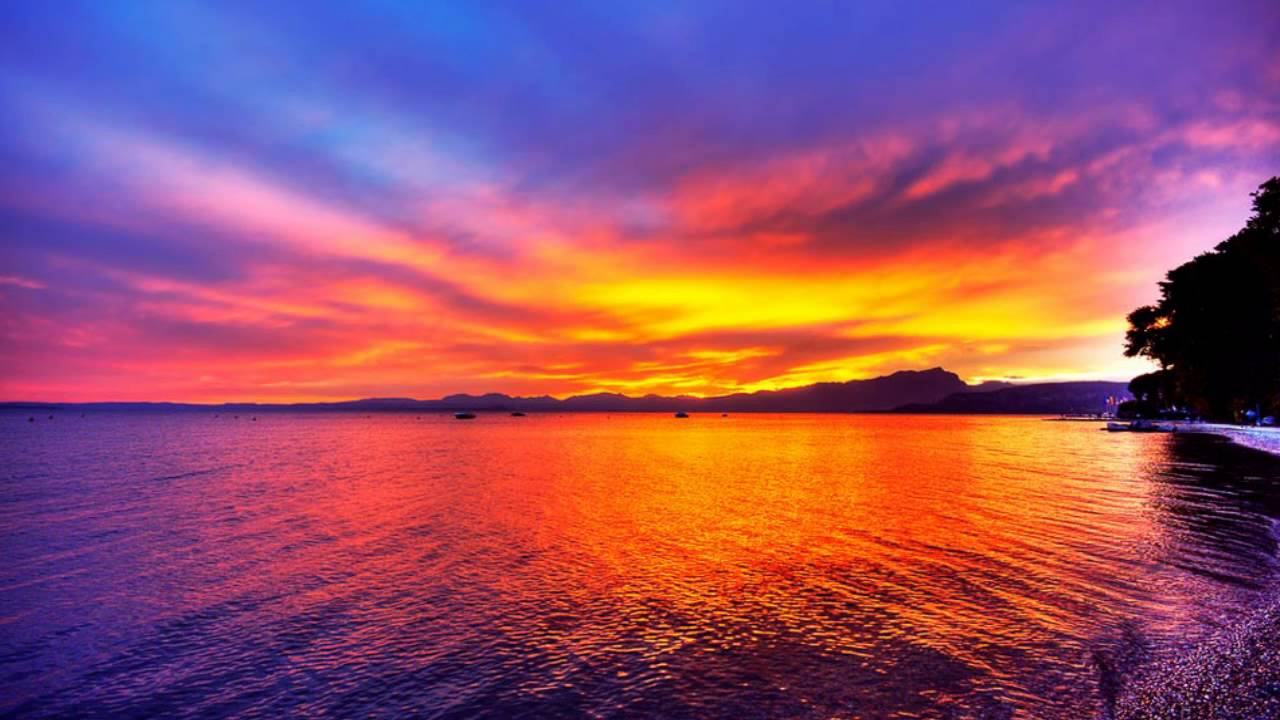
#> input picture search/cv2 HSV color space/uploads/img.jpg, 1280 x 720 px, found by its file name
$ python search.py -u uploads/img.jpg   (older library calls are emulated)
#> lines starting #> are read from the running program, lines starting #| are printed output that depends on the picture; after the words box and inside, x2 and y2 are one past the last pixel; in counts of white or black regions, pixels touching at a corner belong together
### testing/cv2 HSV color space/colordescriptor.py
# convert an image to a feature vector
# based on color histograms of four corners and the center

import numpy as np
import cv2
import imutils

class ColorDescriptor:
	def __init__(self, bins):
#> further down, upload is the input picture: shape (720, 1280, 3); mean B, G, R 106.2, 80.6, 149.2
		self.bins = bins

	def describe(self, image):
		# convert the image to HSV color space
		image = cv2.cvtColor(image, cv2.COLOR_BGR2HSV)
#> image: shape (720, 1280, 3); mean H, S, V 104, 170.2, 177.6
		features = []
		# get the center of the image
		(h, w) = image.shape[:2]
#> h = 720; w = 1280
		(cX, cY) = (int(w * 0.5), int(h * 0.5))
#> cX = 640; cY = 360
		# divide it into four rectangles
		segments = [(0, cX, 0, cY), (cX, w, 0, cY),
        (cX, w, cY, h),	(0, cX, cY, h)]
		# make an elliptical mask of the center
		(axesX, axesY) = (int(w * 0.75) // 2, int(h * 0.75) // 2)
#> axesX = 480; axesY = 270
		ellipMask = np.zeros(image.shape[:2], dtype = "uint8")
		cv2.ellipse(ellipMask, (cX, cY), (axesX, axesY), 0, 0, 360, 255, -1)
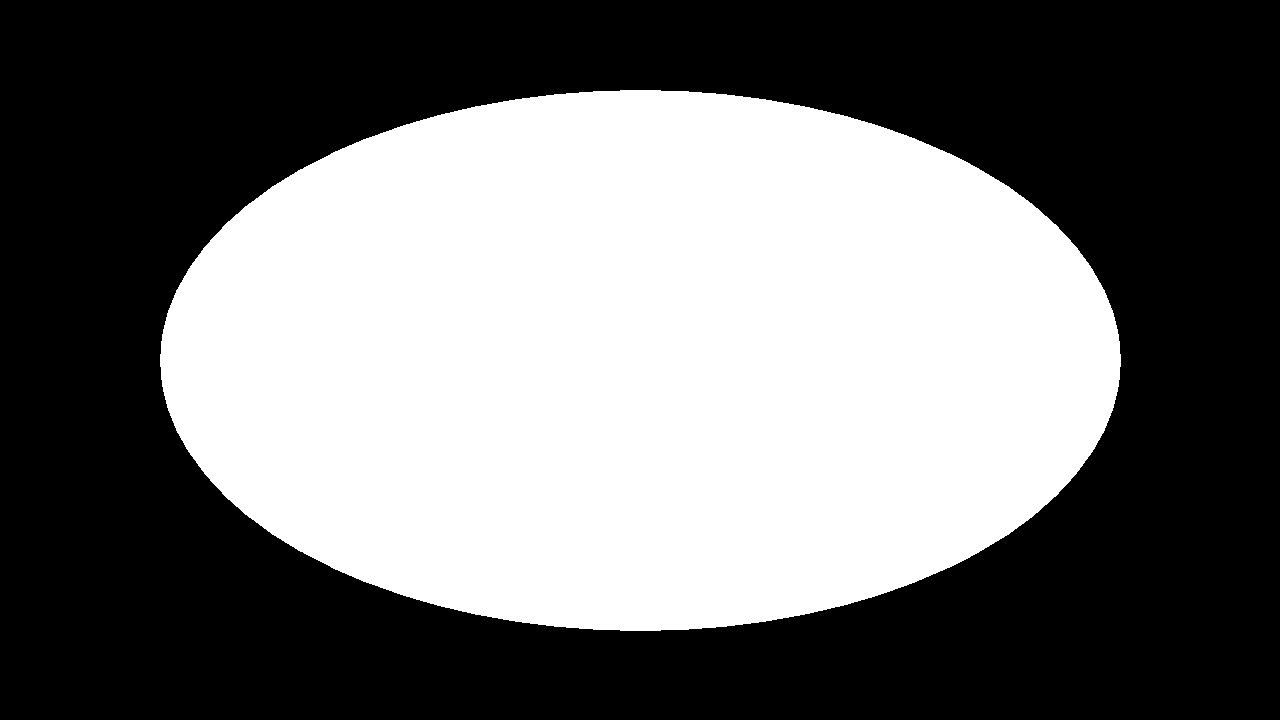
#> ellipMask: shape (720, 1280); 44.2% white; 1 white region, box (x1, y1, x2, y2) and area: (160, 90, 1121, 631) 407769
        # make a mask for each corner of the image without the center
		for (startX, endX, startY, endY) in segments:
			cornerMask = np.zeros(image.shape[:2], dtype = "uint8")
			cv2.rectangle(cornerMask, (startX, startY), (endX, endY), 255, -1)
			cornerMask = cv2.subtract(cornerMask, ellipMask)
			# get a color histogram and add to the feature vector
			hist = self.histogram(image, cornerMask)
			features.extend(hist)
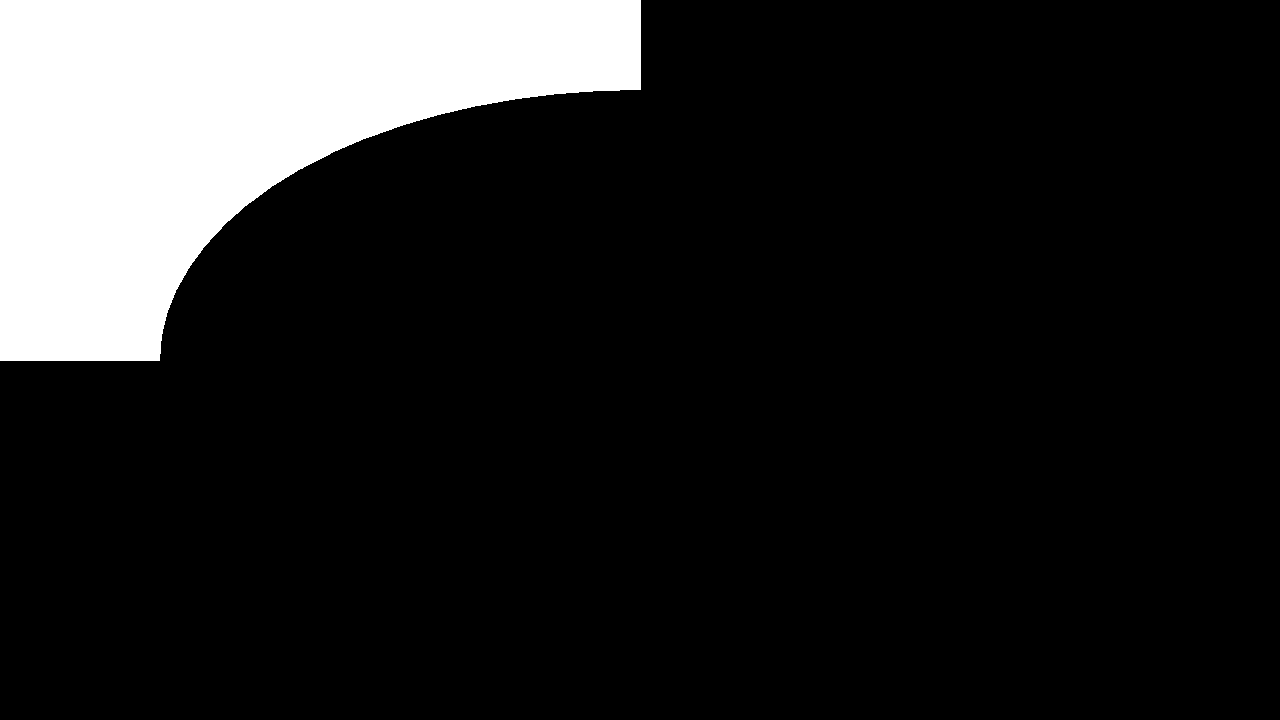
#> cornerMask: shape (720, 1280); 14% white; 1 white region, box (x1, y1, x2, y2) and area: (0, 0, 641, 361) 129081
#> after the loop, features = []
		# add a color histogram from the elliptical region
		hist = self.histogram(image, ellipMask)
		features.extend(hist)
		return features

	def histogram(self, image, mask):
		# get a 3D color histogram from the masked region
		hist = cv2.calcHist([image], [0, 1, 2], mask, self.bins,
		[0, 180, 0, 256, 0, 256])
		# normalize
		if imutils.is_cv2():
#> (the run stopped early here; a loop or call above may not have finished)

$ run again, with search/cv2 HSV color space/uploads/query2.jpg copied over search/cv2 HSV color space/uploads/img.jpg
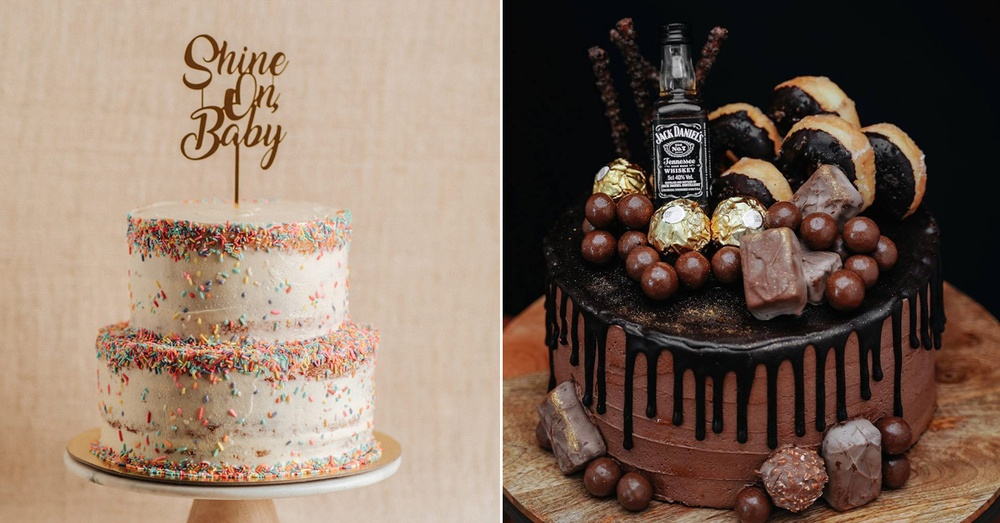
#> input picture search/cv2 HSV color space/uploads/query2.jpg, 1000 x 523 px, shrunk from 1500 x 785 before the run, found by its file name
#> upload is the input picture: shape (523, 1000, 3); mean B, G, R 96, 110.4, 131
#> image: shape (523, 1000, 3); mean H, S, V 30.9, 85.9, 131.9
#> in describe, `cv2.ellipse(ellipMask, (cX, cY), (axesX, axesY), 0, 0, 360, 255, -1)`:
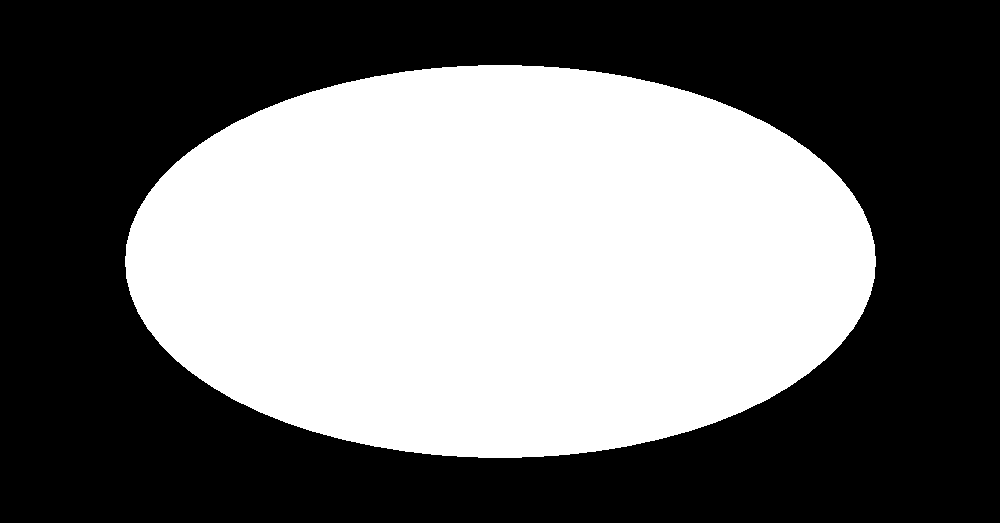
#> ellipMask: shape (523, 1000); 44.3% white; 1 white region, box (x1, y1, x2, y2) and area: (125, 65, 876, 458) 231487
#> after the loop in describe, `for (startX, endX, startY, endY) in segments:`: features = []
